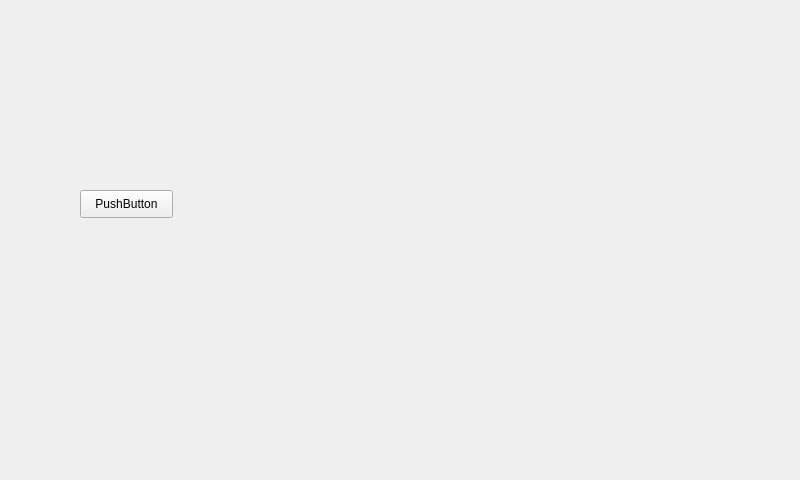
<?xml version="1.0" encoding="UTF-8"?>
<ui version="4.0">
 <class>Widget</class>
 <widget class="QWidget" name="Widget">
  <property name="geometry">
   <rect>
    <x>0</x>
    <y>0</y>
    <width>800</width>
    <height>480</height>
   </rect>
  </property>
  <property name="windowTitle">
   <string>Widget</string>
  </property>
  <widget class="QPushButton" name="pushButton">
   <property name="geometry">
    <rect>
     <x>80</x>
     <y>190</y>
     <width>93</width>
     <height>28</height>
    </rect>
   </property>
   <property name="text">
    <string>PushButton</string>
   </property>
  </widget>
 </widget>
 <layoutdefault spacing="6" margin="11"/>
 <resources/>
 <connections/>
</ui>
